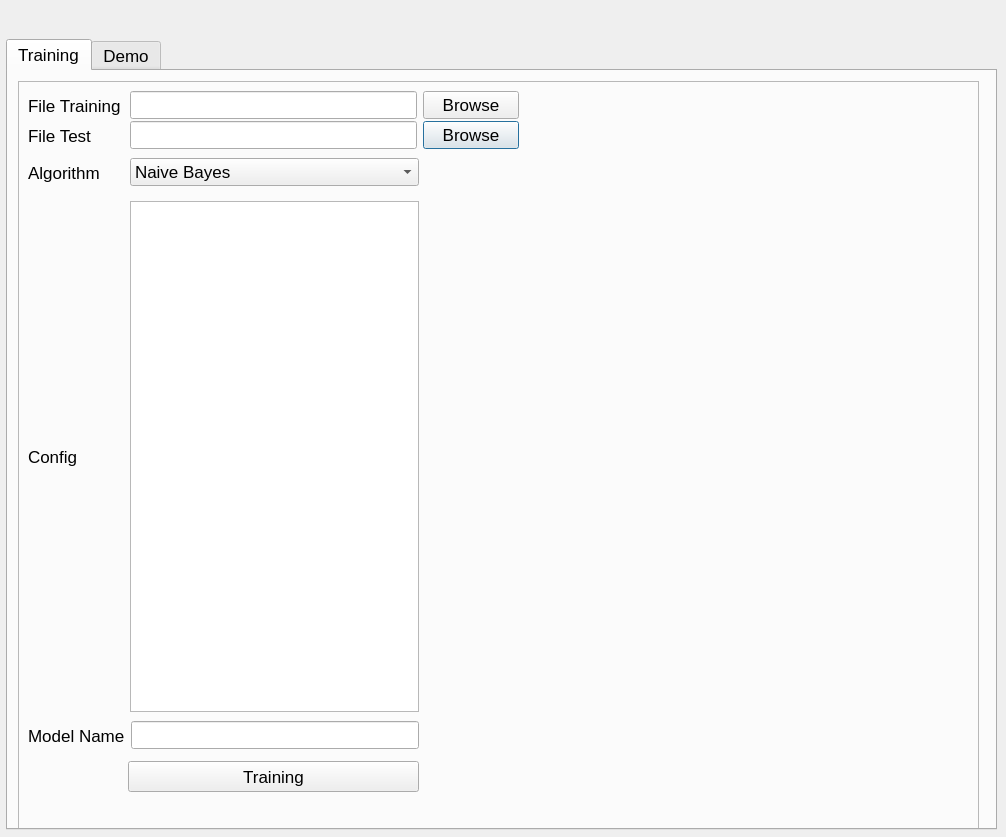
<?xml version="1.0" encoding="UTF-8"?>
<ui version="4.0">
 <class>Dialog</class>
 <widget class="QDialog" name="Dialog">
  <property name="geometry">
   <rect>
    <x>0</x>
    <y>0</y>
    <width>1006</width>
    <height>837</height>
   </rect>
  </property>
  <property name="font">
   <font>
    <family>Arial</family>
    <pointsize>13</pointsize>
   </font>
  </property>
  <property name="windowTitle">
   <string>Dialog</string>
  </property>
  <widget class="QTabWidget" name="tabWidget">
   <property name="geometry">
    <rect>
     <x>6</x>
     <y>39</y>
     <width>991</width>
     <height>791</height>
    </rect>
   </property>
   <property name="currentIndex">
    <number>0</number>
   </property>
   <widget class="QWidget" name="tab_training">
    <attribute name="title">
     <string>Training</string>
    </attribute>
    <widget class="QFrame" name="frame">
     <property name="geometry">
      <rect>
       <x>10</x>
       <y>10</y>
       <width>961</width>
       <height>771</height>
      </rect>
     </property>
     <property name="frameShape">
      <enum>QFrame::StyledPanel</enum>
     </property>
     <property name="frameShadow">
      <enum>QFrame::Raised</enum>
     </property>
     <widget class="QWidget" name="layoutWidget">
      <property name="geometry">
       <rect>
        <x>10</x>
        <y>40</y>
        <width>491</width>
        <height>29</height>
       </rect>
      </property>
      <layout class="QHBoxLayout" name="horizontalLayout_4" stretch="1,3,1">
       <item>
        <widget class="QLabel" name="label_4">
         <property name="font">
          <font>
           <family>Arial</family>
           <pointsize>13</pointsize>
          </font>
         </property>
         <property name="text">
          <string>File Test</string>
         </property>
        </widget>
       </item>
       <item>
        <widget class="QLineEdit" name="ip_test_path">
         <property name="font">
          <font>
           <family>Arial</family>
           <pointsize>13</pointsize>
          </font>
         </property>
        </widget>
       </item>
       <item>
        <widget class="QPushButton" name="btn_import_test">
         <property name="font">
          <font>
           <family>Arial</family>
           <pointsize>13</pointsize>
          </font>
         </property>
         <property name="text">
          <string>Browse</string>
         </property>
        </widget>
       </item>
      </layout>
     </widget>
     <widget class="QWidget" name="layoutWidget_5">
      <property name="geometry">
       <rect>
        <x>10</x>
        <y>640</y>
        <width>391</width>
        <height>29</height>
       </rect>
      </property>
      <layout class="QHBoxLayout" name="horizontalLayout_9" stretch="1,3">
       <item>
        <widget class="QLabel" name="label_9">
         <property name="font">
          <font>
           <family>Arial</family>
           <pointsize>13</pointsize>
          </font>
         </property>
         <property name="text">
          <string>Model Name</string>
         </property>
        </widget>
       </item>
       <item>
        <widget class="QLineEdit" name="ip_model_name">
         <property name="font">
          <font>
           <family>Arial</family>
           <pointsize>13</pointsize>
          </font>
         </property>
        </widget>
       </item>
      </layout>
     </widget>
     <widget class="QPushButton" name="btn_training">
      <property name="geometry">
       <rect>
        <x>110</x>
        <y>680</y>
        <width>291</width>
        <height>31</height>
       </rect>
      </property>
      <property name="text">
       <string>Training</string>
      </property>
     </widget>
     <widget class="QWidget" name="">
      <property name="geometry">
       <rect>
        <x>10</x>
        <y>10</y>
        <width>491</width>
        <height>29</height>
       </rect>
      </property>
      <layout class="QHBoxLayout" name="horizontalLayout" stretch="1,3,1">
       <item>
        <widget class="QLabel" name="label">
         <property name="font">
          <font>
           <family>Arial</family>
           <pointsize>13</pointsize>
          </font>
         </property>
         <property name="text">
          <string>File Training</string>
         </property>
        </widget>
       </item>
       <item>
        <widget class="QLineEdit" name="ip_train_path">
         <property name="font">
          <font>
           <family>Arial</family>
           <pointsize>13</pointsize>
          </font>
         </property>
        </widget>
       </item>
       <item>
        <widget class="QPushButton" name="btn_import_train">
         <property name="font">
          <font>
           <family>Arial</family>
           <pointsize>13</pointsize>
          </font>
         </property>
         <property name="text">
          <string>Browse</string>
         </property>
        </widget>
       </item>
      </layout>
     </widget>
     <widget class="QWidget" name="">
      <property name="geometry">
       <rect>
        <x>10</x>
        <y>76</y>
        <width>391</width>
        <height>31</height>
       </rect>
      </property>
      <layout class="QHBoxLayout" name="horizontalLayout_5" stretch="1,3">
       <item>
        <widget class="QLabel" name="label_5">
         <property name="text">
          <string>Algorithm</string>
         </property>
        </widget>
       </item>
       <item>
        <widget class="QComboBox" name="cb_algorithm">
         <item>
          <property name="text">
           <string>Naive Bayes</string>
          </property>
         </item>
         <item>
          <property name="text">
           <string>SVM</string>
          </property>
         </item>
        </widget>
       </item>
      </layout>
     </widget>
     <widget class="QWidget" name="">
      <property name="geometry">
       <rect>
        <x>10</x>
        <y>120</y>
        <width>391</width>
        <height>511</height>
       </rect>
      </property>
      <layout class="QHBoxLayout" name="horizontalLayout_10" stretch="1,3">
       <item>
        <widget class="QLabel" name="label_10">
         <property name="text">
          <string>Config</string>
         </property>
        </widget>
       </item>
       <item>
        <widget class="QTextBrowser" name="txt_config"/>
       </item>
      </layout>
     </widget>
    </widget>
   </widget>
   <widget class="QWidget" name="tab_demo">
    <attribute name="title">
     <string>Demo</string>
    </attribute>
   </widget>
  </widget>
 </widget>
 <resources/>
 <connections/>
</ui>
